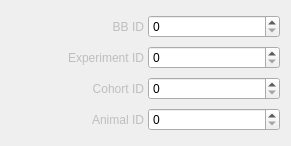
<?xml version="1.0" encoding="UTF-8"?>
<ui version="4.0">
 <author>Pho Hale</author>
 <class>Frame_BoxExperCohorAnimalID</class>
 <widget class="QFrame" name="Frame_BoxExperCohorAnimalID">
  <property name="geometry">
   <rect>
    <x>0</x>
    <y>0</y>
    <width>291</width>
    <height>146</height>
   </rect>
  </property>
  <property name="windowTitle">
   <string>Frame</string>
  </property>
  <layout class="QVBoxLayout" name="verticalLayout">
   <property name="spacing">
    <number>4</number>
   </property>
   <item>
    <layout class="QHBoxLayout" name="horizontalLayout">
     <item>
      <widget class="QLabel" name="lblBBID">
       <property name="enabled">
        <bool>false</bool>
       </property>
       <property name="text">
        <string>BB ID</string>
       </property>
       <property name="alignment">
        <set>Qt::AlignRight|Qt::AlignTrailing|Qt::AlignVCenter</set>
       </property>
      </widget>
     </item>
     <item>
      <widget class="QSpinBox" name="spinBox_bbID">
       <property name="enabled">
        <bool>true</bool>
       </property>
       <property name="sizePolicy">
        <sizepolicy hsizetype="Minimum" vsizetype="Fixed">
         <horstretch>0</horstretch>
         <verstretch>0</verstretch>
        </sizepolicy>
       </property>
      </widget>
     </item>
    </layout>
   </item>
   <item>
    <layout class="QHBoxLayout" name="horizontalLayout_4">
     <item>
      <widget class="QLabel" name="lblExperimentID">
       <property name="enabled">
        <bool>false</bool>
       </property>
       <property name="text">
        <string>Experiment ID</string>
       </property>
       <property name="alignment">
        <set>Qt::AlignRight|Qt::AlignTrailing|Qt::AlignVCenter</set>
       </property>
      </widget>
     </item>
     <item>
      <widget class="QSpinBox" name="spinBox_experimentID">
       <property name="sizePolicy">
        <sizepolicy hsizetype="Minimum" vsizetype="Fixed">
         <horstretch>0</horstretch>
         <verstretch>0</verstretch>
        </sizepolicy>
       </property>
      </widget>
     </item>
    </layout>
   </item>
   <item>
    <layout class="QHBoxLayout" name="horizontalLayout_3">
     <item>
      <widget class="QLabel" name="lblCohortID">
       <property name="enabled">
        <bool>false</bool>
       </property>
       <property name="text">
        <string>Cohort ID</string>
       </property>
       <property name="alignment">
        <set>Qt::AlignRight|Qt::AlignTrailing|Qt::AlignVCenter</set>
       </property>
      </widget>
     </item>
     <item>
      <widget class="QSpinBox" name="spinBox_cohortID">
       <property name="sizePolicy">
        <sizepolicy hsizetype="Minimum" vsizetype="Fixed">
         <horstretch>0</horstretch>
         <verstretch>0</verstretch>
        </sizepolicy>
       </property>
      </widget>
     </item>
    </layout>
   </item>
   <item>
    <layout class="QHBoxLayout" name="horizontalLayout_2">
     <item>
      <widget class="QLabel" name="lblAnimalID">
       <property name="enabled">
        <bool>false</bool>
       </property>
       <property name="text">
        <string>Animal ID</string>
       </property>
       <property name="alignment">
        <set>Qt::AlignRight|Qt::AlignTrailing|Qt::AlignVCenter</set>
       </property>
      </widget>
     </item>
     <item>
      <widget class="QSpinBox" name="spinBox_animalID">
       <property name="sizePolicy">
        <sizepolicy hsizetype="Minimum" vsizetype="Fixed">
         <horstretch>0</horstretch>
         <verstretch>0</verstretch>
        </sizepolicy>
       </property>
      </widget>
     </item>
    </layout>
   </item>
  </layout>
 </widget>
 <resources/>
 <connections/>
</ui>
